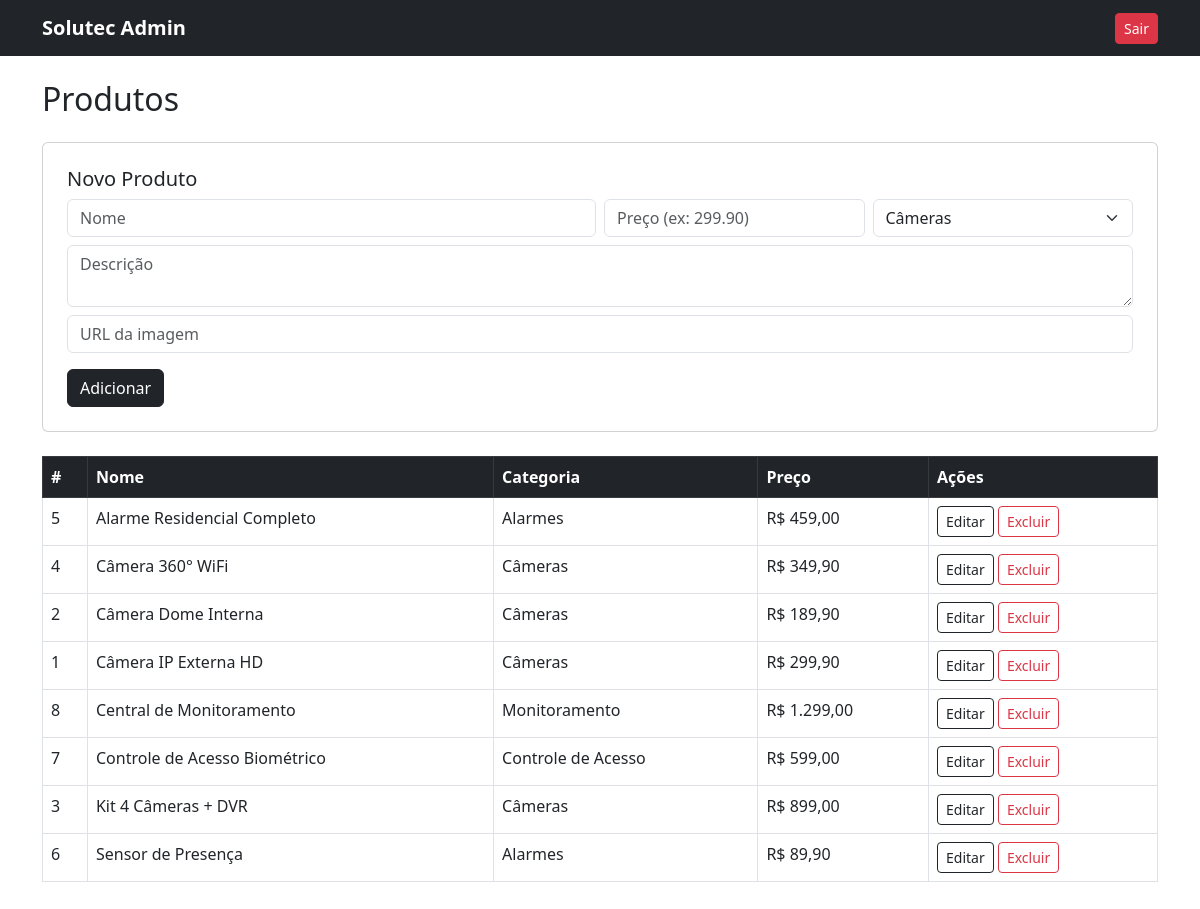
/admin/produtos.php (signed in), run on the app's committed database.
### tables this page shows
CREATE TABLE IF NOT EXISTS produtos (
    id          INT PRIMARY KEY AUTO_INCREMENT,
    nome        VARCHAR(100) NOT NULL,
    descricao   TEXT,
    preco       DECIMAL(10,2) NOT NULL,
    categoria   ENUM('Câmeras','Alarmes','Controle de Acesso','Monitoramento') NOT NULL,
    imagem_url  VARCHAR(255),
    created_at  TIMESTAMP DEFAULT CURRENT_TIMESTAMP
);

### admin/produtos.php (the view, shortened to what this page needs)
<?php
require_once '../includes/db.php';
$editando = null;
$produtos = $pdo->query('SELECT * FROM produtos ORDER BY nome')->fetchAll(PDO::FETCH_ASSOC);
$categorias = ['Câmeras', 'Alarmes', 'Controle de Acesso', 'Monitoramento'];
?>
<!DOCTYPE html>
<html lang="pt-BR">
<head>
    <link href="https://cdn.jsdelivr.net/npm/bootstrap@5.3.0/dist/css/bootstrap.min.css" rel="stylesheet">
</head>
<body>
<nav class="navbar navbar-dark bg-dark">
    <div class="container">
        <a class="navbar-brand fw-bold" href="index.php">Solutec Admin</a>
        <a href="index.php?sair=1" class="btn btn-danger btn-sm">Sair</a>
    </div>
</nav>
<div class="container py-4">
    <h2 class="mb-4">Produtos</h2>
    <form method="post" class="card p-4 mb-4">
        <h5><?= $editando ? 'Editar Produto' : 'Novo Produto' ?></h5>
        <div class="row g-2">
            <div class="col-md-6">
                <input type="text" name="nome" class="form-control" placeholder="Nome" required
                       value="<?= htmlspecialchars($editando['nome'] ?? '') ?>">
            </div>
            <div class="col-md-3">
                <input type="text" name="preco" class="form-control" placeholder="Preço (ex: 299.90)" required
                       value="<?= $editando['preco'] ?? '' ?>">
            </div>
            <div class="col-md-3">
                <select name="categoria" class="form-select" required>
                    <?php foreach ($categorias as $cat): ?>
                        <option value="<?= $cat ?>" <?= ($editando['categoria'] ?? '') === $cat ? 'selected' : '' ?>>
                            <?= $cat ?>
                        </option>
                    <?php endforeach; ?>
                </select>
            </div>
            <div class="col-12">
                <textarea name="descricao" class="form-control" placeholder="Descrição" rows="2"><?= htmlspecialchars($editando['descricao'] ?? '') ?></textarea>
            </div>
            <div class="col-12">
                <input type="text" name="imagem_url" class="form-control" placeholder="URL da imagem"
                       value="<?= htmlspecialchars($editando['imagem_url'] ?? '') ?>">
            </div>
        </div>
        <div class="mt-3">
            <button class="btn btn-dark"><?= $editando ? 'Salvar alterações' : 'Adicionar' ?></button>
        </div>
    </form>
    <table class="table table-bordered table-hover">
        <thead class="table-dark">
            <tr><th>#</th><th>Nome</th><th>Categoria</th><th>Preço</th><th>Ações</th></tr>
        </thead>
        <tbody>
            <?php foreach ($produtos as $p): ?>
            <tr>
                <td><?= $p['id'] ?></td>
                <td><?= htmlspecialchars($p['nome']) ?></td>
                <td><?= htmlspecialchars($p['categoria']) ?></td>
                <td>R$ <?= number_format($p['preco'], 2, ',', '.') ?></td>
                <td>
                    <a href="?editar=<?= $p['id'] ?>" class="btn btn-sm btn-outline-dark">Editar</a>
                    <a href="?excluir=<?= $p['id'] ?>" class="btn btn-sm btn-outline-danger"
                       onclick="return confirm('Excluir?')">Excluir</a>
                </td>
            </tr>
            <?php endforeach; ?>
        </tbody>
    </table>
</div>
</body>
</html>

### data on the page
produtos: id "5", nome "Alarme Residencial Completo", categoria "Alarmes", preco "459,00"
produtos: id "4", nome "Câmera 360° WiFi", categoria "Câmeras", preco "349,90"
produtos: id "2", nome "Câmera Dome Interna", categoria "Câmeras", preco "189,90"
produtos: id "1", nome "Câmera IP Externa HD", categoria "Câmeras", preco "299,90"
produtos: id "8", nome "Central de Monitoramento", categoria "Monitoramento", preco "1.299,00"
produtos: id "7", nome "Controle de Acesso Biométrico", categoria "Controle de Acesso", preco "599,00"
produtos: id "3", nome "Kit 4 Câmeras + DVR", categoria "Câmeras", preco "899,00"
produtos: id "6", nome "Sensor de Presença", categoria "Alarmes", preco "89,90"

### other printed values
form field categoria "Câmeras"
